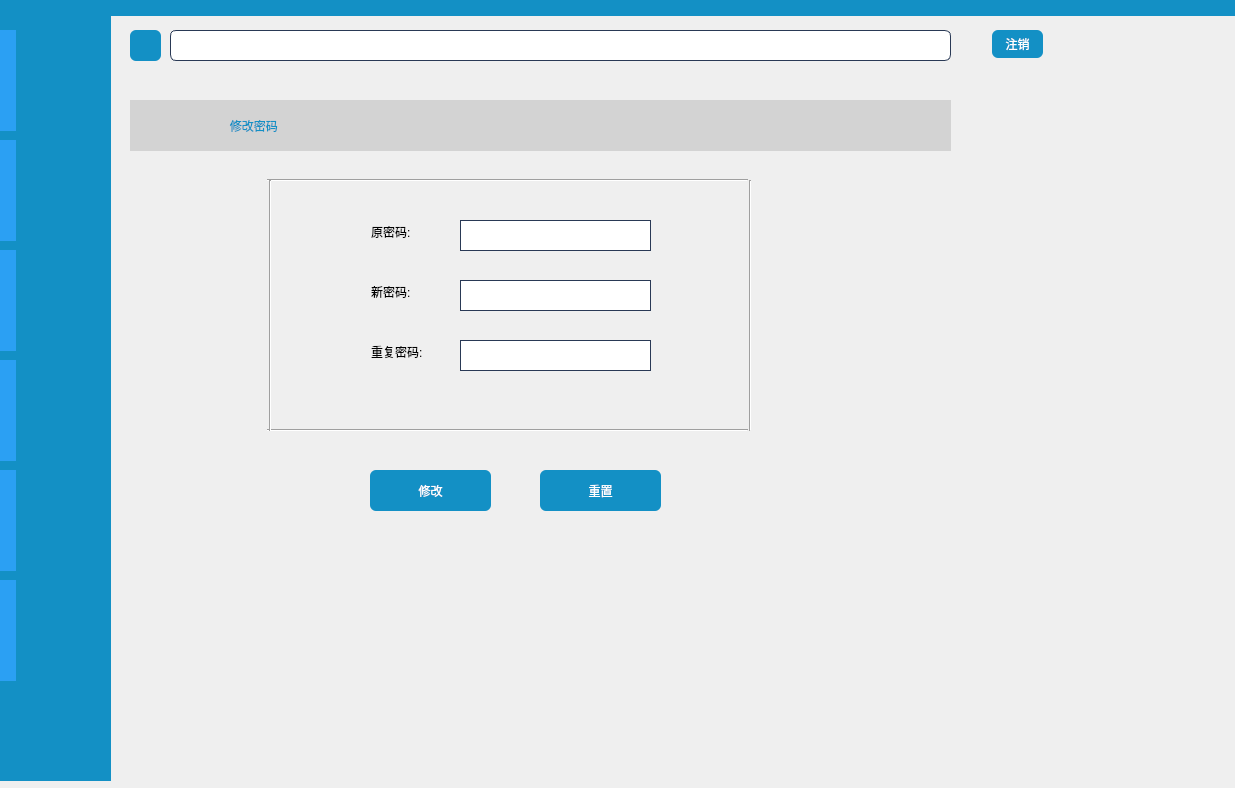
<?xml version="1.0" encoding="UTF-8"?>
<ui version="4.0">
 <class>MainWindow</class>
 <widget class="QMainWindow" name="MainWindow">
  <property name="geometry">
   <rect>
    <x>0</x>
    <y>0</y>
    <width>1235</width>
    <height>788</height>
   </rect>
  </property>
  <property name="windowTitle">
   <string>OnLibrary</string>
  </property>
  <property name="windowIcon">
   <iconset>
    <normaloff>:/File/E:/SE_work/Qt_project/OnlibraryV1/images/图标.png</normaloff>:/File/E:/SE_work/Qt_project/OnlibraryV1/images/图标.png</iconset>
  </property>
  <property name="styleSheet">
   <string notr="true">QLineEdit { 
    border: 1px solid rgb(41, 57, 85);
    background: white;
    selection-background-color: darkgray;
    font-size: 16px ;
}

QLineEdit:hover {
	border: 2px solid blue;
}

QLineEdit[readOnly=&quot;true&quot;]{ color: gray; }


QPushButton{
	border-radius:6px;
	background-color: #1390C5;
}

QPushButton:pressed {
	background-color: #105D7E;
}

QPushButton:hover {
	background-color: #2BA0F3;
}

QTableView::item:selected{
        color:white;
        background:#1390C5;    
}

</string>
  </property>
  <widget class="QWidget" name="centralWidget">
   <widget class="QPushButton" name="orderBtn">
    <property name="geometry">
     <rect>
      <x>0</x>
      <y>250</y>
      <width>111</width>
      <height>101</height>
     </rect>
    </property>
    <property name="styleSheet">
     <string notr="true">image: url(:/new/prefix1/order.png);
color: rgb(255, 255, 255);</string>
    </property>
    <property name="text">
     <string/>
    </property>
   </widget>
   <widget class="QPushButton" name="collectionBtn">
    <property name="geometry">
     <rect>
      <x>0</x>
      <y>470</y>
      <width>111</width>
      <height>101</height>
     </rect>
    </property>
    <property name="styleSheet">
     <string notr="true">image: url(:/new/prefix1/pwd.png);
color: rgb(255, 255, 255);</string>
    </property>
    <property name="text">
     <string/>
    </property>
   </widget>
   <widget class="QPushButton" name="shopcarBtn">
    <property name="geometry">
     <rect>
      <x>0</x>
      <y>360</y>
      <width>111</width>
      <height>101</height>
     </rect>
    </property>
    <property name="styleSheet">
     <string notr="true">image: url(:/new/prefix1/cart.png);
color: rgb(255, 255, 255);</string>
    </property>
    <property name="text">
     <string/>
    </property>
   </widget>
   <widget class="QPushButton" name="InfoBtn">
    <property name="geometry">
     <rect>
      <x>0</x>
      <y>580</y>
      <width>111</width>
      <height>101</height>
     </rect>
    </property>
    <property name="styleSheet">
     <string notr="true">image: url(:/new/prefix1/user2.png);
color: rgb(255, 255, 255);</string>
    </property>
    <property name="text">
     <string/>
    </property>
   </widget>
   <widget class="QLineEdit" name="searchEdit">
    <property name="geometry">
     <rect>
      <x>170</x>
      <y>30</y>
      <width>781</width>
      <height>31</height>
     </rect>
    </property>
    <property name="styleSheet">
     <string notr="true">QLineEdit { 
    border: 1px solid rgb(41, 57, 85);
    border-radius: 6px;
    background: white;
    selection-background-color: darkgray;
    font-size: 16px ;
}

QLineEdit:hover {
	border: 2px solid blue;
}</string>
    </property>
   </widget>
   <widget class="QStackedWidget" name="stackedWidget">
    <property name="geometry">
     <rect>
      <x>130</x>
      <y>70</y>
      <width>1051</width>
      <height>691</height>
     </rect>
    </property>
    <property name="currentIndex">
     <number>2</number>
    </property>
    <widget class="QWidget" name="page">
     <widget class="QTableView" name="booksView">
      <property name="geometry">
       <rect>
        <x>0</x>
        <y>30</y>
        <width>851</width>
        <height>601</height>
       </rect>
      </property>
     </widget>
     <widget class="QRadioButton" name="rAllBtn">
      <property name="geometry">
       <rect>
        <x>870</x>
        <y>50</y>
        <width>115</width>
        <height>19</height>
       </rect>
      </property>
      <property name="styleSheet">
       <string notr="true">color: rgb(255, 255, 255);</string>
      </property>
      <property name="text">
       <string>全部</string>
      </property>
      <property name="checked">
       <bool>true</bool>
      </property>
     </widget>
     <widget class="QRadioButton" name="rLiterBtn">
      <property name="geometry">
       <rect>
        <x>870</x>
        <y>90</y>
        <width>115</width>
        <height>19</height>
       </rect>
      </property>
      <property name="styleSheet">
       <string notr="true">color: rgb(255, 255, 255);</string>
      </property>
      <property name="text">
       <string>文学</string>
      </property>
     </widget>
     <widget class="QRadioButton" name="rSocialBtn">
      <property name="geometry">
       <rect>
        <x>870</x>
        <y>130</y>
        <width>115</width>
        <height>19</height>
       </rect>
      </property>
      <property name="styleSheet">
       <string notr="true">color: rgb(255, 255, 255);</string>
      </property>
      <property name="text">
       <string>社会科学</string>
      </property>
     </widget>
     <widget class="QRadioButton" name="rTextBtn">
      <property name="geometry">
       <rect>
        <x>870</x>
        <y>170</y>
        <width>115</width>
        <height>19</height>
       </rect>
      </property>
      <property name="styleSheet">
       <string notr="true">color: rgb(255, 255, 255);</string>
      </property>
      <property name="text">
       <string>教科书</string>
      </property>
     </widget>
     <widget class="QRadioButton" name="rttBtn">
      <property name="geometry">
       <rect>
        <x>870</x>
        <y>210</y>
        <width>115</width>
        <height>19</height>
       </rect>
      </property>
      <property name="styleSheet">
       <string notr="true">color: rgb(255, 255, 255);</string>
      </property>
      <property name="text">
       <string>教辅</string>
      </property>
     </widget>
     <widget class="QRadioButton" name="rNovelBtn">
      <property name="geometry">
       <rect>
        <x>870</x>
        <y>250</y>
        <width>115</width>
        <height>19</height>
       </rect>
      </property>
      <property name="styleSheet">
       <string notr="true">color: rgb(255, 255, 255);</string>
      </property>
      <property name="text">
       <string>小说</string>
      </property>
     </widget>
     <widget class="QRadioButton" name="rEcoBtn">
      <property name="geometry">
       <rect>
        <x>870</x>
        <y>290</y>
        <width>115</width>
        <height>19</height>
       </rect>
      </property>
      <property name="styleSheet">
       <string notr="true">color: rgb(255, 255, 255);</string>
      </property>
      <property name="text">
       <string>经济管理</string>
      </property>
     </widget>
     <widget class="QRadioButton" name="rTechBtn">
      <property name="geometry">
       <rect>
        <x>870</x>
        <y>330</y>
        <width>115</width>
        <height>19</height>
       </rect>
      </property>
      <property name="styleSheet">
       <string notr="true">color: rgb(255, 255, 255);</string>
      </property>
      <property name="text">
       <string>科技</string>
      </property>
     </widget>
     <widget class="QRadioButton" name="rCSBtn">
      <property name="geometry">
       <rect>
        <x>870</x>
        <y>370</y>
        <width>115</width>
        <height>19</height>
       </rect>
      </property>
      <property name="styleSheet">
       <string notr="true">color: rgb(255, 255, 255);
</string>
      </property>
      <property name="text">
       <string>计算机科学</string>
      </property>
     </widget>
     <widget class="QLabel" name="label_11">
      <property name="geometry">
       <rect>
        <x>860</x>
        <y>30</y>
        <width>121</width>
        <height>381</height>
       </rect>
      </property>
      <property name="styleSheet">
       <string notr="true">background-color: #1390C5;</string>
      </property>
      <property name="text">
       <string/>
      </property>
     </widget>
     <zorder>label_11</zorder>
     <zorder>booksView</zorder>
     <zorder>rAllBtn</zorder>
     <zorder>rLiterBtn</zorder>
     <zorder>rSocialBtn</zorder>
     <zorder>rTextBtn</zorder>
     <zorder>rttBtn</zorder>
     <zorder>rNovelBtn</zorder>
     <zorder>rEcoBtn</zorder>
     <zorder>rTechBtn</zorder>
     <zorder>rCSBtn</zorder>
    </widget>
    <widget class="QWidget" name="page_3">
     <widget class="QTableView" name="ordersView">
      <property name="geometry">
       <rect>
        <x>0</x>
        <y>30</y>
        <width>821</width>
        <height>601</height>
       </rect>
      </property>
     </widget>
    </widget>
    <widget class="QWidget" name="page_4">
     <widget class="QLabel" name="label">
      <property name="geometry">
       <rect>
        <x>0</x>
        <y>30</y>
        <width>821</width>
        <height>51</height>
       </rect>
      </property>
      <property name="styleSheet">
       <string notr="true">font: 14pt &quot;楷体&quot;;
color:#1390C5;
background-color: rgb(211,211,211);</string>
      </property>
      <property name="text">
       <string>                              修改密码</string>
      </property>
     </widget>
     <widget class="Line" name="line_2">
      <property name="geometry">
       <rect>
        <x>137</x>
        <y>100</y>
        <width>481</width>
        <height>20</height>
       </rect>
      </property>
      <property name="orientation">
       <enum>Qt::Horizontal</enum>
      </property>
     </widget>
     <widget class="Line" name="line_3">
      <property name="geometry">
       <rect>
        <x>137</x>
        <y>350</y>
        <width>481</width>
        <height>20</height>
       </rect>
      </property>
      <property name="orientation">
       <enum>Qt::Horizontal</enum>
      </property>
     </widget>
     <widget class="Line" name="line_4">
      <property name="geometry">
       <rect>
        <x>130</x>
        <y>110</y>
        <width>20</width>
        <height>251</height>
       </rect>
      </property>
      <property name="orientation">
       <enum>Qt::Vertical</enum>
      </property>
     </widget>
     <widget class="Line" name="line_5">
      <property name="geometry">
       <rect>
        <x>610</x>
        <y>110</y>
        <width>20</width>
        <height>251</height>
       </rect>
      </property>
      <property name="orientation">
       <enum>Qt::Vertical</enum>
      </property>
     </widget>
     <widget class="QLineEdit" name="newpwdEdit">
      <property name="geometry">
       <rect>
        <x>330</x>
        <y>210</y>
        <width>191</width>
        <height>31</height>
       </rect>
      </property>
      <property name="echoMode">
       <enum>QLineEdit::PasswordEchoOnEdit</enum>
      </property>
     </widget>
     <widget class="QLineEdit" name="oldpwdEdit">
      <property name="geometry">
       <rect>
        <x>330</x>
        <y>150</y>
        <width>191</width>
        <height>31</height>
       </rect>
      </property>
     </widget>
     <widget class="QLineEdit" name="newpwdEdit_2">
      <property name="geometry">
       <rect>
        <x>330</x>
        <y>270</y>
        <width>191</width>
        <height>31</height>
       </rect>
      </property>
      <property name="echoMode">
       <enum>QLineEdit::Password</enum>
      </property>
     </widget>
     <widget class="QPushButton" name="pushButton">
      <property name="geometry">
       <rect>
        <x>240</x>
        <y>400</y>
        <width>121</width>
        <height>41</height>
       </rect>
      </property>
      <property name="styleSheet">
       <string notr="true">color: rgb(255, 255, 255);</string>
      </property>
      <property name="text">
       <string>修改</string>
      </property>
     </widget>
     <widget class="QPushButton" name="pushButton_2">
      <property name="geometry">
       <rect>
        <x>410</x>
        <y>400</y>
        <width>121</width>
        <height>41</height>
       </rect>
      </property>
      <property name="styleSheet">
       <string notr="true">color: rgb(255, 255, 255);</string>
      </property>
      <property name="text">
       <string>重置</string>
      </property>
     </widget>
     <widget class="QLabel" name="label_3">
      <property name="geometry">
       <rect>
        <x>241</x>
        <y>210</y>
        <width>58</width>
        <height>24</height>
       </rect>
      </property>
      <property name="layoutDirection">
       <enum>Qt::LeftToRight</enum>
      </property>
      <property name="styleSheet">
       <string notr="true">font: 25 11pt &quot;微软雅黑 Light&quot;;</string>
      </property>
      <property name="text">
       <string>新密码:</string>
      </property>
     </widget>
     <widget class="QLabel" name="label_2">
      <property name="geometry">
       <rect>
        <x>241</x>
        <y>150</y>
        <width>58</width>
        <height>24</height>
       </rect>
      </property>
      <property name="layoutDirection">
       <enum>Qt::LeftToRight</enum>
      </property>
      <property name="styleSheet">
       <string notr="true">font: 25 11pt &quot;微软雅黑 Light&quot;;</string>
      </property>
      <property name="text">
       <string>原密码:</string>
      </property>
     </widget>
     <widget class="QLabel" name="label_4">
      <property name="geometry">
       <rect>
        <x>241</x>
        <y>270</y>
        <width>76</width>
        <height>24</height>
       </rect>
      </property>
      <property name="layoutDirection">
       <enum>Qt::LeftToRight</enum>
      </property>
      <property name="styleSheet">
       <string notr="true">font: 25 11pt &quot;微软雅黑 Light&quot;;</string>
      </property>
      <property name="text">
       <string>重复密码:</string>
      </property>
     </widget>
    </widget>
    <widget class="QWidget" name="page_5">
     <widget class="QLineEdit" name="g_useridEdit">
      <property name="geometry">
       <rect>
        <x>120</x>
        <y>180</y>
        <width>191</width>
        <height>31</height>
       </rect>
      </property>
      <property name="readOnly">
       <bool>true</bool>
      </property>
     </widget>
     <widget class="QPushButton" name="pushButton_5">
      <property name="geometry">
       <rect>
        <x>250</x>
        <y>530</y>
        <width>121</width>
        <height>41</height>
       </rect>
      </property>
      <property name="styleSheet">
       <string notr="true">color: rgb(255, 255, 255);</string>
      </property>
      <property name="text">
       <string>修改</string>
      </property>
     </widget>
     <widget class="QPushButton" name="pushButton_6">
      <property name="geometry">
       <rect>
        <x>420</x>
        <y>530</y>
        <width>121</width>
        <height>41</height>
       </rect>
      </property>
      <property name="styleSheet">
       <string notr="true">color: rgb(255, 255, 255);</string>
      </property>
      <property name="text">
       <string>提交</string>
      </property>
     </widget>
     <widget class="Line" name="line_6">
      <property name="geometry">
       <rect>
        <x>0</x>
        <y>100</y>
        <width>821</width>
        <height>20</height>
       </rect>
      </property>
      <property name="orientation">
       <enum>Qt::Horizontal</enum>
      </property>
     </widget>
     <widget class="QLineEdit" name="g_nameEdit">
      <property name="geometry">
       <rect>
        <x>120</x>
        <y>240</y>
        <width>191</width>
        <height>31</height>
       </rect>
      </property>
      <property name="readOnly">
       <bool>true</bool>
      </property>
     </widget>
     <widget class="Line" name="line_8">
      <property name="geometry">
       <rect>
        <x>0</x>
        <y>630</y>
        <width>821</width>
        <height>20</height>
       </rect>
      </property>
      <property name="orientation">
       <enum>Qt::Horizontal</enum>
      </property>
     </widget>
     <widget class="QLineEdit" name="g_addressEdit">
      <property name="geometry">
       <rect>
        <x>120</x>
        <y>420</y>
        <width>611</width>
        <height>31</height>
       </rect>
      </property>
      <property name="readOnly">
       <bool>true</bool>
      </property>
     </widget>
     <widget class="Line" name="line_9">
      <property name="geometry">
       <rect>
        <x>810</x>
        <y>110</y>
        <width>20</width>
        <height>531</height>
       </rect>
      </property>
      <property name="orientation">
       <enum>Qt::Vertical</enum>
      </property>
     </widget>
     <widget class="QLabel" name="label_8">
      <property name="geometry">
       <rect>
        <x>0</x>
        <y>30</y>
        <width>821</width>
        <height>51</height>
       </rect>
      </property>
      <property name="styleSheet">
       <string notr="true">font: 14pt &quot;楷体&quot;;
color: #1390C5;
background-color: rgb(211,211,211);</string>
      </property>
      <property name="text">
       <string>                              个人中心</string>
      </property>
     </widget>
     <widget class="QLineEdit" name="g_telEdit">
      <property name="geometry">
       <rect>
        <x>120</x>
        <y>360</y>
        <width>191</width>
        <height>31</height>
       </rect>
      </property>
      <property name="readOnly">
       <bool>true</bool>
      </property>
     </widget>
     <widget class="QLineEdit" name="g_typeEdit">
      <property name="geometry">
       <rect>
        <x>120</x>
        <y>300</y>
        <width>191</width>
        <height>31</height>
       </rect>
      </property>
      <property name="readOnly">
       <bool>true</bool>
      </property>
     </widget>
     <widget class="Line" name="line_7">
      <property name="geometry">
       <rect>
        <x>-17</x>
        <y>110</y>
        <width>41</width>
        <height>531</height>
       </rect>
      </property>
      <property name="orientation">
       <enum>Qt::Vertical</enum>
      </property>
     </widget>
     <widget class="QLabel" name="userplabel">
      <property name="geometry">
       <rect>
        <x>420</x>
        <y>140</y>
        <width>321</width>
        <height>271</height>
       </rect>
      </property>
      <property name="text">
       <string>                1</string>
      </property>
     </widget>
     <widget class="QWidget" name="verticalLayoutWidget_2">
      <property name="geometry">
       <rect>
        <x>40</x>
        <y>160</y>
        <width>81</width>
        <height>301</height>
       </rect>
      </property>
      <layout class="QVBoxLayout" name="verticalLayout_3">
       <item>
        <widget class="QLabel" name="label_5">
         <property name="styleSheet">
          <string notr="true">font: 25 10pt &quot;微软雅黑 Light&quot;;</string>
         </property>
         <property name="text">
          <string>用户名:</string>
         </property>
        </widget>
       </item>
       <item>
        <widget class="QLabel" name="label_6">
         <property name="styleSheet">
          <string notr="true">font: 25 10pt &quot;微软雅黑 Light&quot;;</string>
         </property>
         <property name="text">
          <string>姓名:</string>
         </property>
        </widget>
       </item>
       <item>
        <widget class="QLabel" name="label_10">
         <property name="styleSheet">
          <string notr="true">font: 25 10pt &quot;微软雅黑 Light&quot;;</string>
         </property>
         <property name="text">
          <string>用户类型:</string>
         </property>
        </widget>
       </item>
       <item>
        <widget class="QLabel" name="label_9">
         <property name="styleSheet">
          <string notr="true">font: 25 10pt &quot;微软雅黑 Light&quot;;</string>
         </property>
         <property name="text">
          <string>联系方式:</string>
         </property>
        </widget>
       </item>
       <item>
        <widget class="QLabel" name="label_7">
         <property name="styleSheet">
          <string notr="true">font: 25 10pt &quot;微软雅黑 Light&quot;;</string>
         </property>
         <property name="text">
          <string>邮寄地址:</string>
         </property>
        </widget>
       </item>
      </layout>
     </widget>
    </widget>
    <widget class="QWidget" name="page_2">
     <widget class="QTableView" name="cartView">
      <property name="geometry">
       <rect>
        <x>0</x>
        <y>30</y>
        <width>821</width>
        <height>601</height>
       </rect>
      </property>
     </widget>
     <widget class="QPushButton" name="chargeBtn">
      <property name="geometry">
       <rect>
        <x>840</x>
        <y>30</y>
        <width>93</width>
        <height>41</height>
       </rect>
      </property>
      <property name="styleSheet">
       <string notr="true">color: rgb(255, 255, 255);</string>
      </property>
      <property name="text">
       <string>结算</string>
      </property>
     </widget>
     <widget class="QPushButton" name="clearBtn">
      <property name="geometry">
       <rect>
        <x>840</x>
        <y>90</y>
        <width>93</width>
        <height>41</height>
       </rect>
      </property>
      <property name="styleSheet">
       <string notr="true">color: rgb(255, 255, 255);</string>
      </property>
      <property name="text">
       <string>清空</string>
      </property>
     </widget>
    </widget>
    <widget class="QWidget" name="page_6">
     <widget class="QTableView" name="recView">
      <property name="geometry">
       <rect>
        <x>0</x>
        <y>30</y>
        <width>851</width>
        <height>601</height>
       </rect>
      </property>
     </widget>
     <widget class="QLabel" name="tuijianlabel">
      <property name="geometry">
       <rect>
        <x>-230</x>
        <y>30</y>
        <width>1081</width>
        <height>601</height>
       </rect>
      </property>
      <property name="text">
       <string/>
      </property>
     </widget>
     <widget class="QLabel" name="TypeINtroLabel">
      <property name="geometry">
       <rect>
        <x>0</x>
        <y>640</y>
        <width>851</width>
        <height>31</height>
       </rect>
      </property>
      <property name="styleSheet">
       <string notr="true">font: italic 12pt &quot;Arial&quot;;
text-decoration: underline;</string>
      </property>
      <property name="text">
       <string/>
      </property>
     </widget>
    </widget>
   </widget>
   <widget class="QPushButton" name="RecBtn">
    <property name="geometry">
     <rect>
      <x>0</x>
      <y>140</y>
      <width>111</width>
      <height>101</height>
     </rect>
    </property>
    <property name="styleSheet">
     <string notr="true">image: url(:/new/prefix1/recommend2.png);
color: rgb(255, 255, 255);</string>
    </property>
    <property name="text">
     <string/>
    </property>
   </widget>
   <widget class="QPushButton" name="searchBtn">
    <property name="geometry">
     <rect>
      <x>130</x>
      <y>30</y>
      <width>31</width>
      <height>31</height>
     </rect>
    </property>
    <property name="styleSheet">
     <string notr="true">border-image: url(:/new/prefix1/search.png);
</string>
    </property>
    <property name="text">
     <string/>
    </property>
   </widget>
   <widget class="QPushButton" name="recommendBtn">
    <property name="geometry">
     <rect>
      <x>0</x>
      <y>30</y>
      <width>111</width>
      <height>101</height>
     </rect>
    </property>
    <property name="styleSheet">
     <string notr="true">image: url(:/new/prefix1/book3.png);
color: rgb(255, 255, 255);</string>
    </property>
    <property name="text">
     <string/>
    </property>
   </widget>
   <widget class="QLabel" name="label_12">
    <property name="geometry">
     <rect>
      <x>0</x>
      <y>0</y>
      <width>111</width>
      <height>781</height>
     </rect>
    </property>
    <property name="styleSheet">
     <string notr="true">background-color: #1390C5;</string>
    </property>
    <property name="text">
     <string/>
    </property>
   </widget>
   <widget class="QLabel" name="mg1label">
    <property name="geometry">
     <rect>
      <x>0</x>
      <y>30</y>
      <width>16</width>
      <height>101</height>
     </rect>
    </property>
    <property name="styleSheet">
     <string notr="true">
background-color: rgb(43, 160, 243);</string>
    </property>
    <property name="text">
     <string/>
    </property>
   </widget>
   <widget class="QLabel" name="mg6label">
    <property name="geometry">
     <rect>
      <x>0</x>
      <y>580</y>
      <width>16</width>
      <height>101</height>
     </rect>
    </property>
    <property name="styleSheet">
     <string notr="true">
background-color: rgb(43, 160, 243);</string>
    </property>
    <property name="text">
     <string/>
    </property>
   </widget>
   <widget class="QLabel" name="mg5label">
    <property name="geometry">
     <rect>
      <x>0</x>
      <y>470</y>
      <width>16</width>
      <height>101</height>
     </rect>
    </property>
    <property name="styleSheet">
     <string notr="true">
background-color: rgb(43, 160, 243);</string>
    </property>
    <property name="text">
     <string/>
    </property>
   </widget>
   <widget class="QLabel" name="mg4label">
    <property name="geometry">
     <rect>
      <x>0</x>
      <y>360</y>
      <width>16</width>
      <height>101</height>
     </rect>
    </property>
    <property name="styleSheet">
     <string notr="true">
background-color: rgb(43, 160, 243);</string>
    </property>
    <property name="text">
     <string/>
    </property>
   </widget>
   <widget class="QLabel" name="mg3label">
    <property name="geometry">
     <rect>
      <x>0</x>
      <y>250</y>
      <width>16</width>
      <height>101</height>
     </rect>
    </property>
    <property name="styleSheet">
     <string notr="true">
background-color: rgb(43, 160, 243);</string>
    </property>
    <property name="text">
     <string/>
    </property>
   </widget>
   <widget class="QLabel" name="mg2label">
    <property name="geometry">
     <rect>
      <x>0</x>
      <y>140</y>
      <width>16</width>
      <height>101</height>
     </rect>
    </property>
    <property name="styleSheet">
     <string notr="true">
background-color: rgb(43, 160, 243);</string>
    </property>
    <property name="text">
     <string/>
    </property>
   </widget>
   <widget class="QLabel" name="label_13">
    <property name="geometry">
     <rect>
      <x>110</x>
      <y>0</y>
      <width>1131</width>
      <height>16</height>
     </rect>
    </property>
    <property name="styleSheet">
     <string notr="true">background-color: #1390C5;</string>
    </property>
    <property name="text">
     <string/>
    </property>
   </widget>
   <widget class="QLabel" name="uidlabel">
    <property name="geometry">
     <rect>
      <x>1050</x>
      <y>35</y>
      <width>181</width>
      <height>21</height>
     </rect>
    </property>
    <property name="styleSheet">
     <string notr="true">
font: 25 10pt &quot;微软雅黑 Light&quot;;
text-decoration: underline;</string>
    </property>
    <property name="text">
     <string/>
    </property>
   </widget>
   <widget class="QPushButton" name="pushButton_3">
    <property name="geometry">
     <rect>
      <x>992</x>
      <y>30</y>
      <width>51</width>
      <height>28</height>
     </rect>
    </property>
    <property name="styleSheet">
     <string notr="true">color: rgb(255, 255, 255);</string>
    </property>
    <property name="text">
     <string>注销</string>
    </property>
   </widget>
   <zorder>label_12</zorder>
   <zorder>orderBtn</zorder>
   <zorder>collectionBtn</zorder>
   <zorder>shopcarBtn</zorder>
   <zorder>InfoBtn</zorder>
   <zorder>searchEdit</zorder>
   <zorder>stackedWidget</zorder>
   <zorder>RecBtn</zorder>
   <zorder>searchBtn</zorder>
   <zorder>recommendBtn</zorder>
   <zorder>mg1label</zorder>
   <zorder>mg6label</zorder>
   <zorder>mg5label</zorder>
   <zorder>mg4label</zorder>
   <zorder>mg3label</zorder>
   <zorder>mg2label</zorder>
   <zorder>label_13</zorder>
   <zorder>uidlabel</zorder>
   <zorder>pushButton_3</zorder>
  </widget>
 </widget>
 <layoutdefault spacing="6" margin="11"/>
 <resources/>
 <connections/>
</ui>
